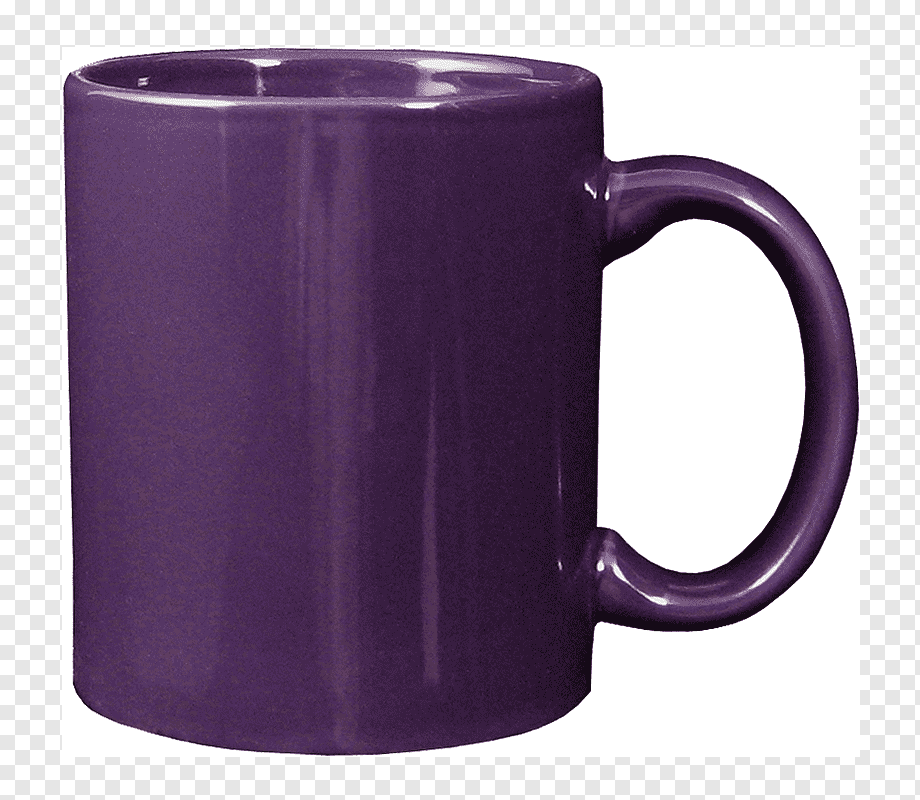
#> input picture basic/images/cup.png, 920 x 800 px, found by its file name
$ python sobel.py
#> lines starting #> are read from the running program, lines starting #| are printed output that depends on the picture
#!/usr/bin/env python3
# -*- coding: utf-8 -*-
"""
Created on Tue Dec 19 16:56:43 2023

@author: mehmetakkan
"""

import cv2
import numpy as np
import matplotlib.pyplot as plt
from PIL import Image,ImageFilter

# Vertical and horizontal filter matrices are defined
vertical_filter = [[-1, -2, -1], [0, 0, 0], [1, 2, 1]]
horizontal_filter = [[-1, 0, 1], [-2, 0, -2], [-1, 0, 1]]

# The image file is read
img = plt.imread("/Users/mehmetakkan/Desktop/my_work/image_processing/images/cup.png")
#> img is the input picture: shape (800, 920, 4) float32; mean R, G, B, A 0.592, 0.532, 0.611, 1

# Image dimensions are taken
n, m, d = img.shape
#> n = 800; m = 920; d = 4

# A copy is created to keep the edge detection result
edges_img = img.copy() #A copy of the original image is created to keep the edge detection result.

# Operation is performed on each pixel with a two-layer loop
#Processing is performed on each pixel with a two-layer loop.
#Since the edge detection filter is 3x3, a distance of 3 pixels is left
#for processing as it approaches the edges.
for row in range(3, n-2):
    for col in range(3, m-2):

        # A 3x3 area around each pixel is taken
        local_pixels = img[row-1:row+2, col-1:col+2, 0]

        # Vertical edge detection filter applied
        vertical_transformed_pixels = vertical_filter * local_pixels
        vertical_score = vertical_transformed_pixels.sum() / 4

        # Horizontal edge detection filter applied
        horizontal_transformed_pixels = horizontal_filter * local_pixels
        horizontal_score = vertical_transformed_pixels.sum() / 4

        # Edge score per pixel is calculated
        edge_score = (vertical_score**2 + horizontal_score**2)**.5

        # Pixel value is changed with edge detection score
        edges_img[row,col] = [edge_score] * 1
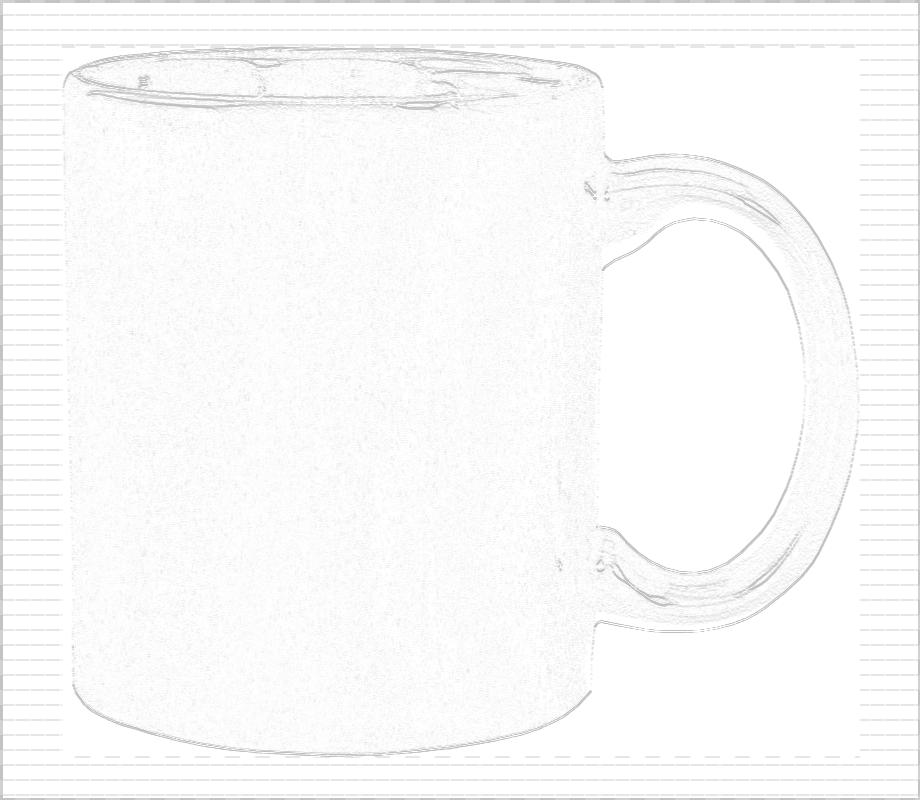
#> edges_img: shape (800, 920, 4) float32; mean R, G, B, A 0.0383, 0.0383, 0.0383, 0.0389; transparent parts drawn white

# The edge detection result is normalized
edges_img = edges_img / edges_img.max()

# Images are created as a result of original and edge detection
Titles = ["Original","Edges"]
images = [img, edges_img]


for i in range(2):
    plt.subplot(1, 2, i+1),
    plt.imshow(images[i], "gray"),
    plt.xticks([]),
    plt.yticks()
plt.show()
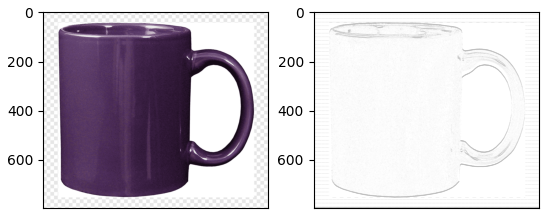
#> figure drawn by matplotlib, 2 panels
